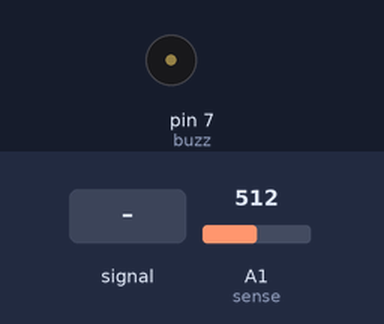
Recording of a sketch running on a simulated Arduino Uno, built with avr-gcc and run on an emulated ATmega328P. Parts: buzzer (waves = sounding). The test bench sets the inputs (shaded band); at power-on: A1 (sense) = 512. What the sketch prints to the serial monitor is not drawn.

Above: at 1.8 s.
1.9 s: A1 (sense) fed a 200 Hz sine of ±460 counts around its level
At 2.19 s:
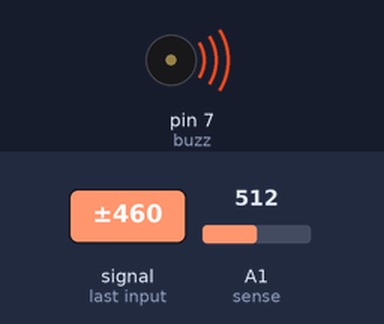
4.9 s: A1 (sense) set to 716
At 5.7 s:
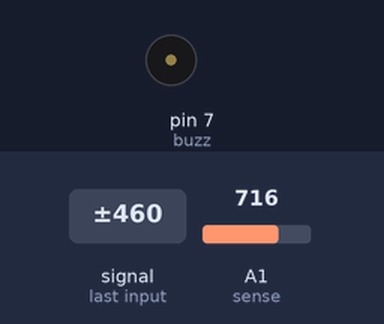
Timing chart, 0 to 7.9 s (numbered marks = the images above; inputs shaded):
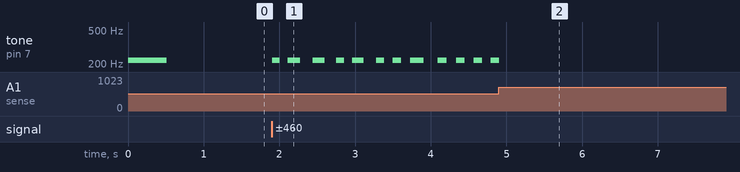

Measured:
- after the input at 1.9 s, tone on pin 7 (buzz): plays 220 Hz for 0.10 s, 220 Hz for 0.16 s, 220 Hz for 0.16 s, 220 Hz for 0.10 s, 220 Hz for 0.16 s, 220 Hz for 0.11 s … (12 notes in this stretch), starting at once
- after the input at 4.9 s, tone on pin 7 (buzz): goes on until 4.9 s, then stays silent

The sketch:

light-sensor-buzzer.ino
```cpp
#include "Arduino.h"

int sensed;
int sense = A1;
int freq = 220;
int buzzed = 0;
int thresh = 100;
int buzz = 7;

void setup() {
  pinMode(sense, INPUT);
  Serial.begin(115200);
}

void loop() {
  sensed = analogRead(sense);
  Serial.println(sensed);
  if (buzzed && sensed < thresh) {
    buzzed = 0; // reset
  } else if (!buzzed && sensed > thresh) {
    tone(buzz, freq, sensed);
    delay(sensed * 2);
    buzzed = 1;
  }
}
```

device.cpp
```cpp
#include "Arduino.h"

int ledPin = 13;                // LED connected to digital pin 13

void setup()
{
    pinMode(ledPin, OUTPUT);      // sets the digital pin as output
}

void loop()
{
    digitalWrite(ledPin, HIGH);   // sets the LED on
    delay(500);                  // waits for a second
    digitalWrite(ledPin, LOW);    // sets the LED off
    delay(500);                  // waits for a second
}
```

tester.cpp
```cpp
/**
   Simple Analog Probe
   Read an analog value and write it over serial
*/

#include "Arduino.h"

int sensed;
int sense = A0;

void setup() {
  pinMode(sense, INPUT);
  Serial.begin(115200);
}

void loop() {
  sensed = analogRead(sense);
  Serial.println(sensed);
}
```
